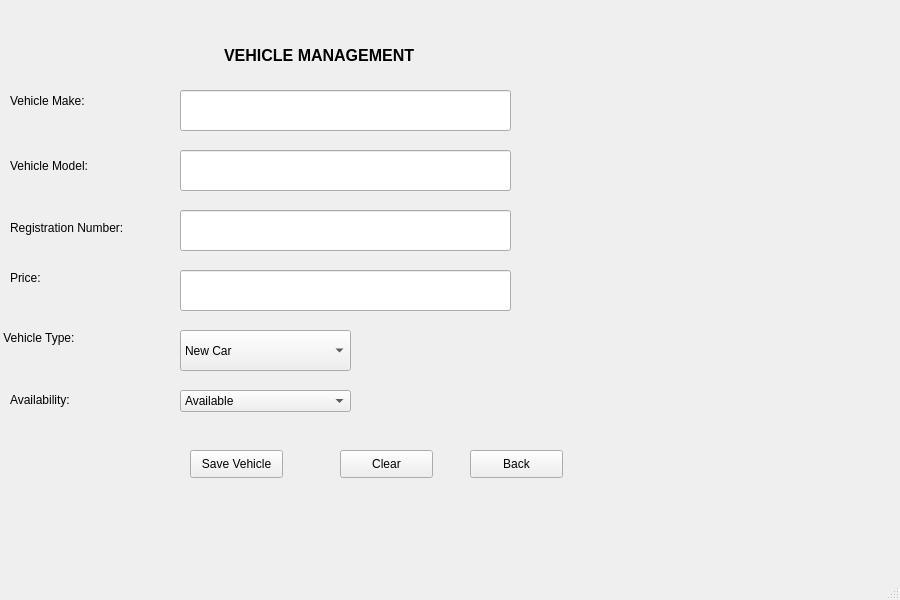
<?xml version="1.0" encoding="UTF-8"?>
<ui version="4.0">
 <class>MainWindow</class>
 <widget class="QMainWindow" name="MainWindow">
  <property name="geometry">
   <rect>
    <x>0</x>
    <y>0</y>
    <width>900</width>
    <height>600</height>
   </rect>
  </property>
  <property name="windowTitle">
   <string>Vehicle Management</string>
  </property>
  <widget class="QWidget" name="centralwidget">
   <widget class="QLabel" name="label">
    <property name="geometry">
     <rect>
      <x>224</x>
      <y>40</y>
      <width>251</width>
      <height>31</height>
     </rect>
    </property>
    <property name="font">
     <font>
      <pointsize>12</pointsize>
      <weight>75</weight>
      <bold>true</bold>
     </font>
    </property>
    <property name="text">
     <string>VEHICLE MANAGEMENT</string>
    </property>
   </widget>
   <widget class="QLabel" name="label_2">
    <property name="geometry">
     <rect>
      <x>10</x>
      <y>80</y>
      <width>161</width>
      <height>41</height>
     </rect>
    </property>
    <property name="font">
     <font>
      <pointsize>9</pointsize>
     </font>
    </property>
    <property name="text">
     <string>Vehicle Make:</string>
    </property>
   </widget>
   <widget class="QLineEdit" name="vehicleMakeLineEdit">
    <property name="geometry">
     <rect>
      <x>180</x>
      <y>90</y>
      <width>331</width>
      <height>41</height>
     </rect>
    </property>
   </widget>
   <widget class="QLabel" name="label_3">
    <property name="geometry">
     <rect>
      <x>10</x>
      <y>150</y>
      <width>131</width>
      <height>31</height>
     </rect>
    </property>
    <property name="font">
     <font>
      <pointsize>9</pointsize>
     </font>
    </property>
    <property name="text">
     <string>Vehicle Model:</string>
    </property>
   </widget>
   <widget class="QLineEdit" name="vehicleModelLineEdit">
    <property name="geometry">
     <rect>
      <x>180</x>
      <y>150</y>
      <width>331</width>
      <height>41</height>
     </rect>
    </property>
   </widget>
   <widget class="QLabel" name="label_4">
    <property name="geometry">
     <rect>
      <x>10</x>
      <y>220</y>
      <width>151</width>
      <height>16</height>
     </rect>
    </property>
    <property name="font">
     <font>
      <pointsize>9</pointsize>
     </font>
    </property>
    <property name="text">
     <string>Registration Number:</string>
    </property>
   </widget>
   <widget class="QLineEdit" name="registrationLineEdit">
    <property name="geometry">
     <rect>
      <x>180</x>
      <y>210</y>
      <width>331</width>
      <height>41</height>
     </rect>
    </property>
   </widget>
   <widget class="QLabel" name="label_5">
    <property name="geometry">
     <rect>
      <x>10</x>
      <y>270</y>
      <width>101</width>
      <height>16</height>
     </rect>
    </property>
    <property name="font">
     <font>
      <pointsize>9</pointsize>
     </font>
    </property>
    <property name="text">
     <string>Price:</string>
    </property>
   </widget>
   <widget class="QLineEdit" name="priceLineEdit">
    <property name="geometry">
     <rect>
      <x>180</x>
      <y>270</y>
      <width>331</width>
      <height>41</height>
     </rect>
    </property>
   </widget>
   <widget class="QLabel" name="label_6">
    <property name="geometry">
     <rect>
      <x>0</x>
      <y>330</y>
      <width>131</width>
      <height>16</height>
     </rect>
    </property>
    <property name="font">
     <font>
      <pointsize>9</pointsize>
     </font>
    </property>
    <property name="text">
     <string> Vehicle Type:</string>
    </property>
   </widget>
   <widget class="QComboBox" name="vehicleTypeComboBox">
    <property name="geometry">
     <rect>
      <x>180</x>
      <y>330</y>
      <width>171</width>
      <height>41</height>
     </rect>
    </property>
    <item>
     <property name="text">
      <string>New Car</string>
     </property>
    </item>
    <item>
     <property name="text">
      <string>Used Car</string>
     </property>
    </item>
    <item>
     <property name="text">
      <string>SUV</string>
     </property>
    </item>
    <item>
     <property name="text">
      <string>Sedan</string>
     </property>
    </item>
    <item>
     <property name="text">
      <string>Hatchback</string>
     </property>
    </item>
    <item>
     <property name="text">
      <string>Bakkie</string>
     </property>
    </item>
   </widget>
   <widget class="QLabel" name="label_7">
    <property name="geometry">
     <rect>
      <x>10</x>
      <y>390</y>
      <width>131</width>
      <height>20</height>
     </rect>
    </property>
    <property name="font">
     <font>
      <pointsize>9</pointsize>
     </font>
    </property>
    <property name="text">
     <string>Availability:</string>
    </property>
   </widget>
   <widget class="QComboBox" name="availabilityComboBox">
    <property name="geometry">
     <rect>
      <x>180</x>
      <y>390</y>
      <width>171</width>
      <height>22</height>
     </rect>
    </property>
    <item>
     <property name="text">
      <string>Available</string>
     </property>
    </item>
    <item>
     <property name="text">
      <string>Sold</string>
     </property>
    </item>
    <item>
     <property name="text">
      <string>Reserved</string>
     </property>
    </item>
   </widget>
   <widget class="QPushButton" name="saveVehicleButton">
    <property name="geometry">
     <rect>
      <x>190</x>
      <y>450</y>
      <width>93</width>
      <height>28</height>
     </rect>
    </property>
    <property name="text">
     <string>Save Vehicle</string>
    </property>
   </widget>
   <widget class="QPushButton" name="clearButton">
    <property name="geometry">
     <rect>
      <x>340</x>
      <y>450</y>
      <width>93</width>
      <height>28</height>
     </rect>
    </property>
    <property name="text">
     <string>Clear</string>
    </property>
   </widget>
   <widget class="QPushButton" name="backButton">
    <property name="geometry">
     <rect>
      <x>470</x>
      <y>450</y>
      <width>93</width>
      <height>28</height>
     </rect>
    </property>
    <property name="text">
     <string>Back</string>
    </property>
   </widget>
  </widget>
  <widget class="QMenuBar" name="menubar">
   <property name="geometry">
    <rect>
     <x>0</x>
     <y>0</y>
     <width>900</width>
     <height>26</height>
    </rect>
   </property>
  </widget>
  <widget class="QStatusBar" name="statusbar"/>
 </widget>
 <resources/>
 <connections/>
</ui>
